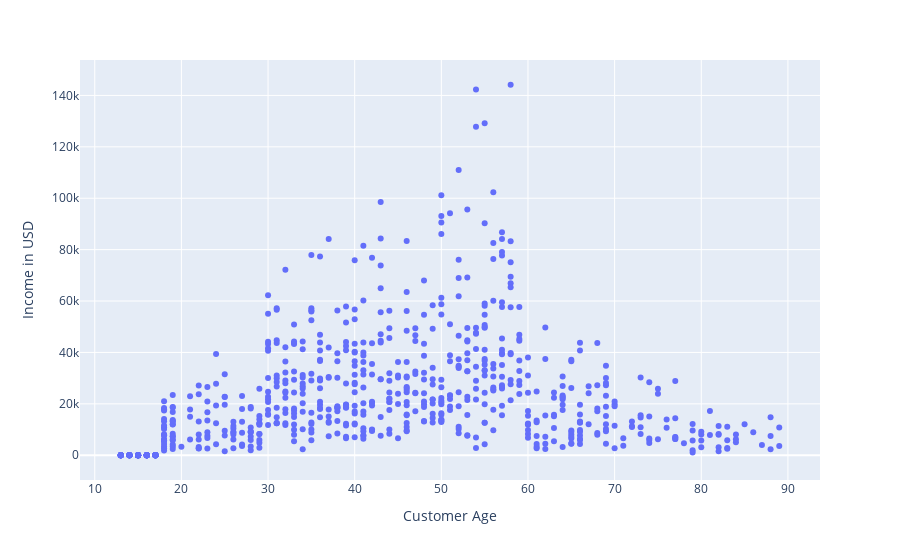

The notebook cell saved with this chart:
### Markdown cell above
### The aforementioned "Normal Distribution"

### Code cell
fig = px.scatter(df, x='age',y='income',labels={'income':'Income in USD', 'age': 'Customer Age'})
fig.show()

### Figure 1 — Plotly figure (JSON) as saved in the notebook; plotly's stock layout.template omitted (floating-point values rounded to 4 significant figures; data arrays with more than 128 entries replaced by an {"elided": "..."} marker saying what was removed)
{"data": [{"hovertemplate": "Customer Age=%{x}<br>Income in USD=%{y}<extra></extra>", "legendgroup": "", "marker": {"color": "#636efa", "symbol": "circle"}, "mode": "markers", "name": "", "orientation": "v", "showlegend": false, "type": "scatter", "x": {"elided": "747 int values"}, "xaxis": "x", "y": {"elided": "747 int values"}, "yaxis": "y"}], "layout": {"autosize": true, "legend": {"tracegroupgap": 0}, "margin": {"t": 60}, "xaxis": {"anchor": "y", "autorange": true, "domain": [0, 1], "range": [8.516, 93.48], "title": {"text": "Customer Age"}, "type": "linear"}, "yaxis": {"anchor": "x", "autorange": true, "domain": [0, 1], "range": [-10220.0, 154400.0], "title": {"text": "Income in USD"}, "type": "linear"}}}
